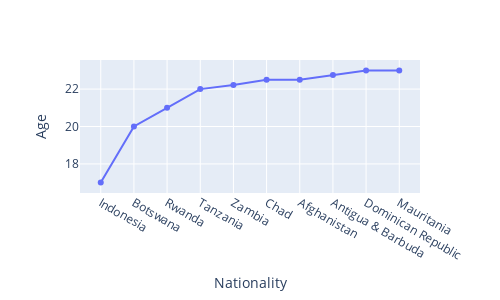

The notebook cell this image was saved under:
### Code cell
fig = px.scatter(data_frame=df6_young,x='Nationality',y='Age',width=500,height=300)
fig.update_traces(mode="markers+lines")

### Figure 1 — Plotly figure (JSON) as saved in the notebook; plotly's stock layout.template omitted (floating-point values rounded to 4 significant figures)
{"data": [{"hovertemplate": "Nationality=%{x}<br>Age=%{y}<extra></extra>", "legendgroup": "", "marker": {"color": "#636efa", "symbol": "circle"}, "mode": "markers+lines", "name": "", "orientation": "v", "showlegend": false, "type": "scatter", "x": ["Indonesia", "Botswana", "Rwanda", "Tanzania", "Zambia", "Chad", "Afghanistan", "Antigua & Barbuda", "Dominican Republic", "Mauritania"], "xaxis": "x", "y": [17, 20, 21, 22, 22.22, 22.5, 22.5, 22.75, 23, 23], "yaxis": "y"}], "layout": {"height": 300, "legend": {"tracegroupgap": 0}, "margin": {"t": 60}, "width": 500, "xaxis": {"anchor": "y", "domain": [0, 1], "title": {"text": "Nationality"}}, "yaxis": {"anchor": "x", "domain": [0, 1], "title": {"text": "Age"}}}}
